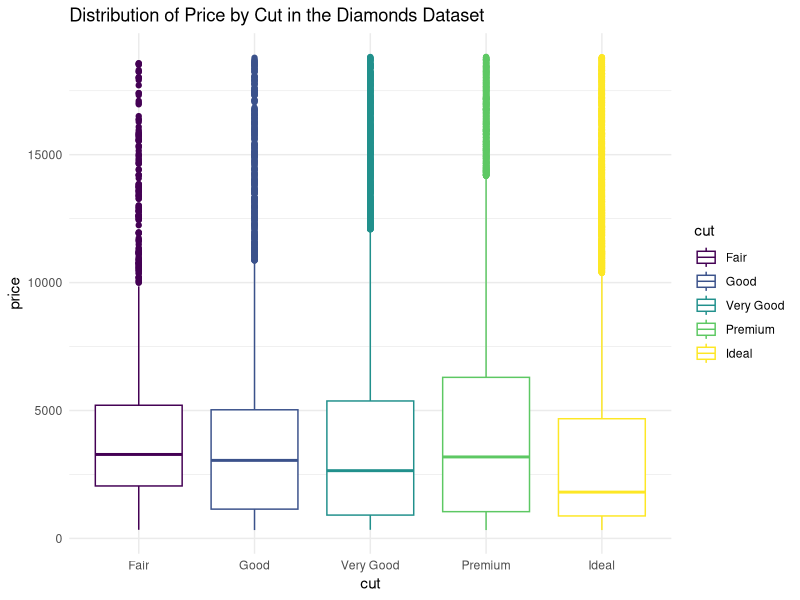
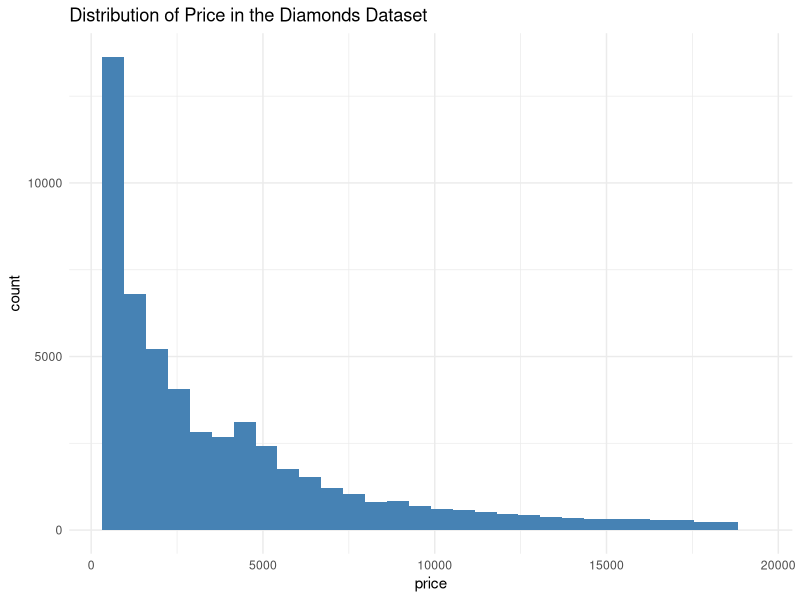

The R source for these figures, in order:
# Most commonly used Library offering the following functionalities in an intuitive & consistent way
# Data Import (readr)
# Data cleaning (tidyr, stringr, forcats, purrr)
# Data Wrangling (dplyr)
# Data Visualization (ggplot2)
# Reporting (rmarkdonw)
# shiny (interactive dashboards)

library(tidyverse)

view(diamonds)

head(diamonds)

# Box plot
# Most tidyverse functions take a dataset as their first argument
diamonds %>%  
  ggplot(aes(cut, price, color = cut))+                                  # Aesthetics mapping 
  geom_boxplot()+                                                        # plotting layer
  labs(title =  "Distribution of Price by Cut in the Diamonds Dataset")+ # adding plot title
  theme_minimal()                                                        # Adding a custom theme 

# Histogram
diamonds %>%  
  ggplot(aes(price))+                                 
  geom_histogram(fill = "steelblue")+                                                       
  labs(title =  "Distribution of Price in the Diamonds Dataset")+ 
  theme_minimal()
